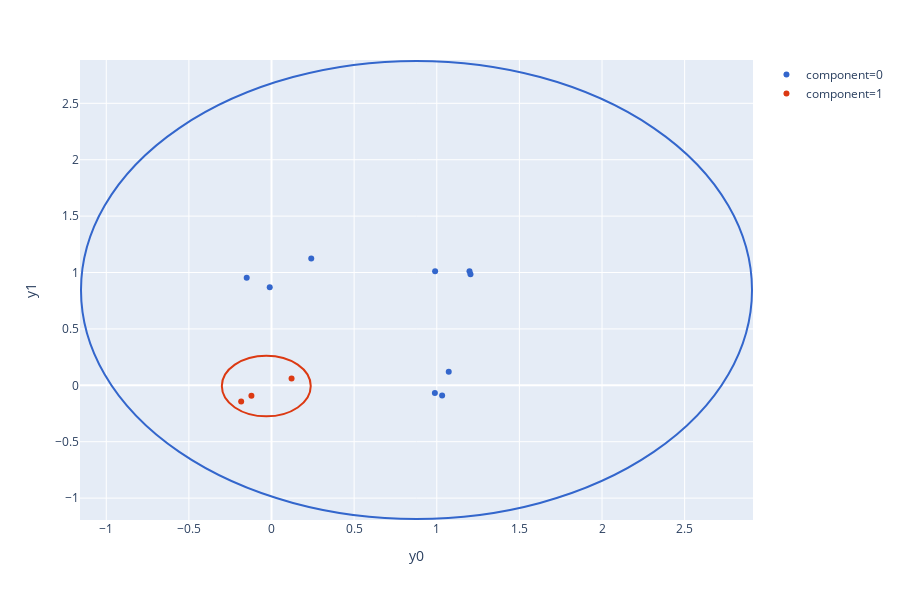

The notebook cell this image was saved under:
### Markdown cell above
After running `n_samples` MCMC steps, the effects of initialization should be diminished.

### Code cell
t = n_samples - 1
components = np.array([posterior_samples.get_variable(gmm.component(i)).squeeze()[t].item() for i in range(n)])
_k = posterior_samples.get_variable(gmm.K()).squeeze()[t].int().item()
fig = draw_points_and_components(
    np.vstack([prior_sample.get_variable(gmm.y(i)).squeeze()[-1].detach().numpy() for i in range(n)]),
    components,
    np.vstack([posterior_samples.get_variable(gmm.mu(i)).squeeze()[t,:].detach().numpy()
               for i in range(_k) if i in np.unique(components)]),
    np.array([posterior_samples.get_variable(gmm.sigma(i)).squeeze()[t].item()
              for i in range(_k) if i in np.unique(components)]),
)
fig.show()

### Figure 1 — Plotly figure (JSON) as saved in the notebook; plotly's stock layout.template omitted (floating-point values rounded to 4 significant figures)
{"data": [{"hoverlabel": {"namelength": 0}, "hovertemplate": "component=0<br>y0=%{x}<br>y1=%{y}", "legendgroup": "component=0", "marker": {"color": "#3366CC", "symbol": "circle"}, "mode": "markers", "name": "component=0", "showlegend": true, "type": "scatter", "x": [-0.01074, 0.9886, 0.99, -0.1501, 1.032, 1.204, 0.2404, 1.072, 1.198], "xaxis": "x", "y": [0.8696, -0.0688, 1.011, 0.9532, -0.09098, 0.9846, 1.123, 0.1194, 1.011], "yaxis": "y"}, {"hoverlabel": {"namelength": 0}, "hovertemplate": "component=1<br>y0=%{x}<br>y1=%{y}", "legendgroup": "component=1", "marker": {"color": "#DC3912", "symbol": "circle"}, "mode": "markers", "name": "component=1", "showlegend": true, "type": "scatter", "x": [-0.1216, 0.1214, -0.1836], "xaxis": "x", "y": [-0.0927, 0.06036, -0.1437], "yaxis": "y"}], "layout": {"height": 600, "legend": {"tracegroupgap": 0}, "margin": {"t": 60}, "shapes": [{"line": {"color": "#3366CC"}, "type": "circle", "x0": -1.153, "x1": 2.908, "xref": "x", "y0": -1.185, "y1": 2.875, "yref": "y"}, {"line": {"color": "#DC3912"}, "type": "circle", "x0": -0.3006, "x1": 0.2375, "xref": "x", "y0": -0.2753, "y1": 0.2627, "yref": "y"}], "xaxis": {"anchor": "y", "domain": [0, 1], "title": {"text": "y0"}}, "yaxis": {"anchor": "x", "domain": [0, 1], "title": {"text": "y1"}}}}
